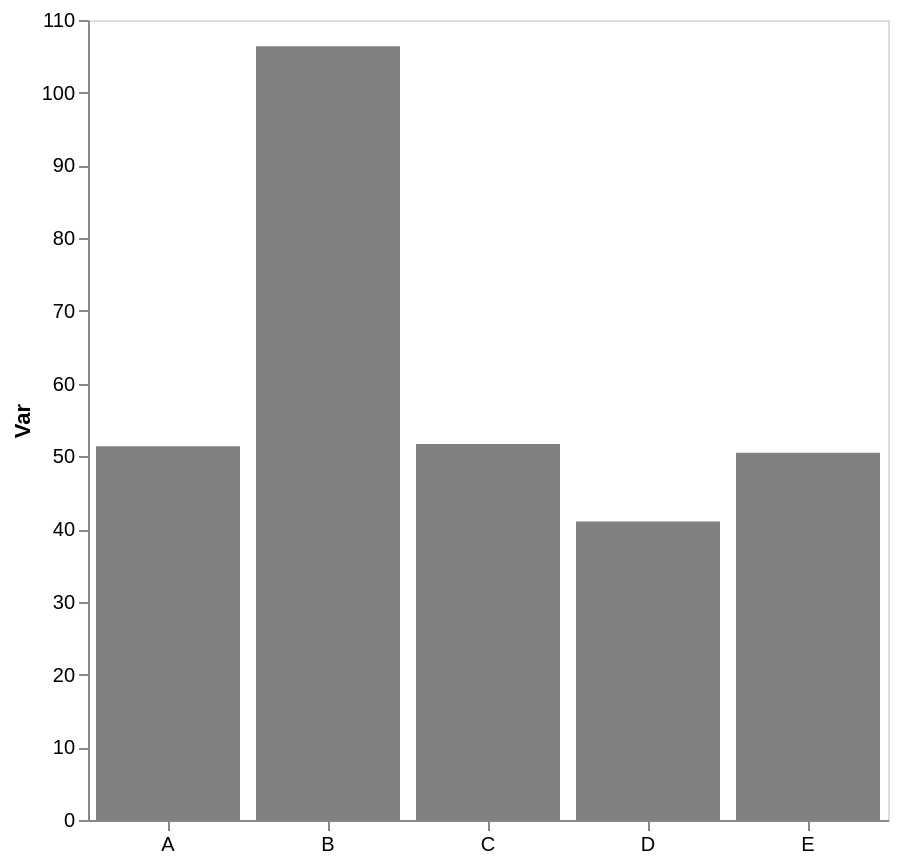

Specify this chart in Vega-Lite:
### Vega-Lite specification from a JSON file in a GitHub repository (floating-point values rounded to 4 significant figures)
{"config": {"view": {"continuousWidth": 300, "continuousHeight": 300}, "axis": {"grid": false}, "bar": {"color": "gray"}}, "data": {"name": "data-753776259e478d15fea8cabc56a2fcd8"}, "mark": {"type": "bar"}, "encoding": {"x": {"axis": {"labelAngle": 0, "title": null}, "field": "cat", "type": "nominal"}, "y": {"aggregate": "mean", "axis": {"title": "Var"}, "field": "var1", "type": "quantitative"}}, "height": 400, "width": 400, "$schema": "https://vega.github.io/schema/vega-lite/v5.17.0.json", "datasets": {"data-753776259e478d15fea8cabc56a2fcd8": [{"cat": "E", "var1": 53.37, "var2": 51.89}, {"cat": "D", "var1": 41.06, "var2": 48.35}, {"cat": "A", "var1": 55.45, "var2": 42.2}, {"cat": "C", "var1": 57.33, "var2": 60.95}, {"cat": "A", "var1": 47.33, "var2": 57.54}, {"cat": "E", "var1": 63.99, "var2": 44.67}, {"cat": "C", "var1": 46.07, "var2": 65.76}, {"cat": "E", "var1": 45.55, "var2": 37.4}, {"cat": "B", "var1": 68.96, "var2": 42.46}, {"cat": "B", "var1": 123.4, "var2": 53.13}, {"cat": "B", "var1": 126.8, "var2": 35.8}, {"cat": "E", "var1": 39.09, "var2": 56.83}]}}
